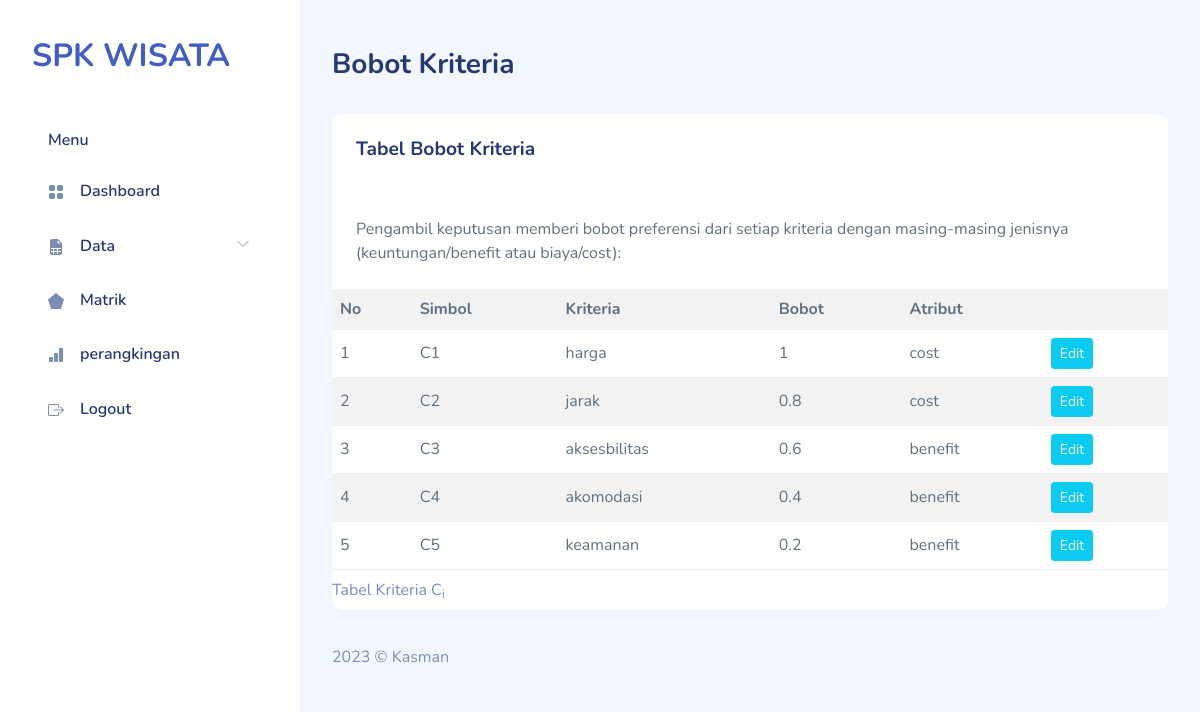
/bobot.php (signed in), run on the app's committed database.
### tables this page shows
CREATE TABLE `saw_criterias` (
  `id_criteria` tinyint(3) UNSIGNED NOT NULL,
  `criteria` varchar(100) NOT NULL,
  `weight` float NOT NULL,
  `attribute` set('benefit','cost') DEFAULT NULL
);

### bobot.php (the view, shortened to what this page needs)
<!DOCTYPE html>
<html lang="en">
  <?php
require "layout/head.php";
require "include/conn.php";
?>
  <body>
    <div id="app">
      <?php require "layout/sidebar.php";?>
      <div id="main">
        <div class="page-heading">
          <h3>Bobot Kriteria</h3>
        </div>
        <div class="page-content">
          <section class="row">
            <div class="col-12">
              <div class="card">
                <div class="card-header">
                  <h4 class="card-title">Tabel Bobot Kriteria</h4>
                </div>
                <div class="card-content">
                  <div class="card-body">
                    <p class="card-text">Pengambil keputusan memberi bobot preferensi dari setiap kriteria dengan
                      masing-masing jenisnya (keuntungan/benefit atau biaya/cost):</p>
                  </div>
                  <div class="table-responsive">
                    <table class="table table-striped mb-0">
                    <caption>
    Tabel Kriteria C<sub>i</sub>
  </caption>
  <tr>
    <th>No</th>
    <th>Simbol</th>
    <th>Kriteria</th>
    <th>Bobot</th>
    <th colspan="2">Atribut</th>
  </tr>
  <?php
$sql = 'SELECT id_criteria,criteria,weight,attribute FROM saw_criterias';
$result = $db->query($sql);
$i = 0;
while ($row = $result->fetch_object()) {
    echo "<tr>
        <td class='right'>" . (++$i) . "</td>
        <td class='center'>C{$i}</td>
        <td>{$row->criteria}</td>
        <td>{$row->weight}</td>
        <td>{$row->attribute}</td>
        <td>
            <a href='bobot-edit.php?id={$row->id_criteria}' class='btn btn-info btn-sm'>Edit</a>
            </td>
      </tr>\n";
}
?>
                    </table>
                  </div>
                </div>
              </div>
            </div>
          </section>
        </div>
        <?php require "layout/footer.php";?>
      </div>
    </div>
  </body>
</html>

### assets/css/app.css (style rules this page uses)
.btn.btn-danger,.btn.btn-info,.btn.btn-primary,.btn.btn-secondary,.btn.btn-success,.btn.btn-warning { color:#fff }
.card { margin-bottom:2.2rem;border:none }
.card .card-header { border:none }
.card .card-header h4 { font-size:1.2rem;font-weight:700 }
.card .card-content { position:relative }
.card .card-title { font-size:1.2rem }
.card .card-body { padding:1.5rem }
.dataTable-table td,.dataTable-table thead th,.table td,.table thead th { vertical-align:middle }
#main { margin-left:300px;padding:2rem }
.page-heading { margin:0 0 2rem }
.page-heading h3 { font-weight:700 }
a { text-decoration:none }

### data on the page
saw_criterias: criteria "harga", weight "1", attribute "cost"
saw_criterias: criteria "jarak", weight "0.8", attribute "cost"
saw_criterias: criteria "aksesbilitas", weight "0.6", attribute "benefit"
saw_criterias: criteria "akomodasi", weight "0.4", attribute "benefit"
saw_criterias: criteria "keamanan", weight "0.2", attribute "benefit"
